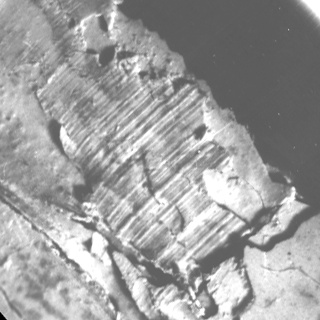
//> input picture media/gst_input.jpg, 320 x 320 px
$ ./anisotropic_image_segmentation   (built with g++ and OpenCV 4)
//> lines starting //> are read from the running program, lines starting //| are printed output that depends on the picture; after the words box and inside, x2 and y2 are one past the last pixel; in counts of white or black regions, pixels touching at a corner belong together
#include <opencv2/imgproc.hpp>
#include <opencv2/imgcodecs.hpp>

#define LOG_TAG     "GST"
#include "utils.h"

using namespace std;
using namespace cv;


void calcGST(const Mat& inputImg, Mat& imgCoherencyOut, Mat& imgOrientationOut, int w);

int main(int argc, char** argv) {
    const int W = 52;
    double chThreshold = 0.43;
    int lowThreshold = 35;
    int highThreshold = 57;

    string ifname = "media/gst_input.jpg";
    Mat input_img = imread(ifname.c_str(), IMREAD_GRAYSCALE);
//> input_img is the input picture: 320 rows x 320 cols, CV_8UC1; min 0, max 255, mean 158.5
    if (input_img.empty()) {
        loge("Cannot read file %s", ifname.c_str());
        exit(1);
    }

    Mat coherency, orient, coherency_bin, orient_bin, image_bin;
    calcGST(input_img, coherency, orient, W);
//> in calcGST, `lambda1 = tmp1 + tmp4;`:
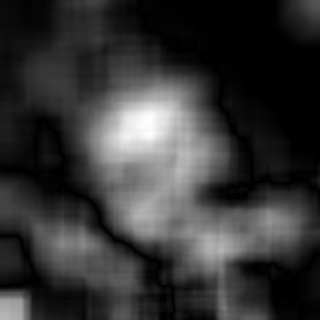
//> lambda1: 320 rows x 320 cols, CV_32FC1; min -10, max 19963.2, mean 4223.9; drawn with min black and max white
//> in calcGST, `lambda2 = tmp1 - tmp4;`:
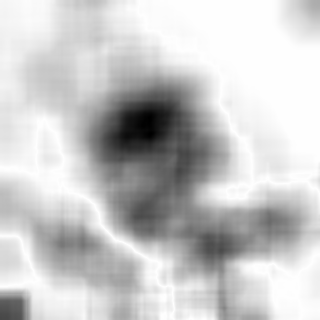
//> lambda2: 320 rows x 320 cols, CV_32FC1; min -19953.2, max 10.1, mean -4222.3; drawn with min black and max white
//> in calcGST, `divide(lambda1 - lambda2, lambda1 + lambda2, imgCoherencyOut);`:
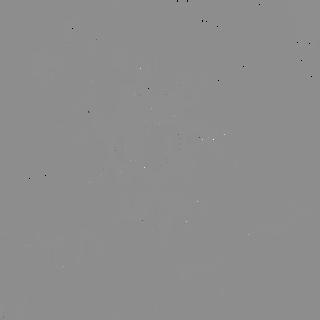
//> imgCoherencyOut: 320 rows x 320 cols, CV_32FC1; 0.02% of the values are NaN or infinite; the others: min -10086507, max 8029218, mean 441.9; drawn with min black, max white, NaN and infinite black
//> in calcGST, `imgOrientationOut *= 0.5;`:
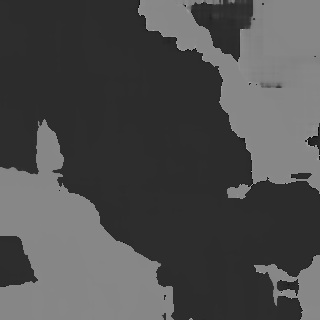
//> imgOrientationOut: 320 rows x 320 cols, CV_32FC1; min 0.0754, max 179.9, mean 78.3
    coherency_bin = coherency > chThreshold;
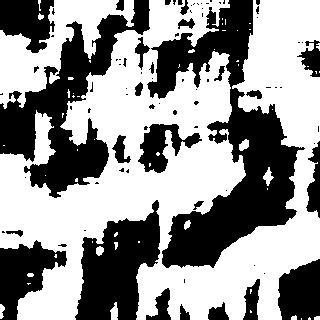
//> coherency_bin: 320 rows x 320 cols, CV_8UC1; 58% white; 84 black regions (57 under 20 px), largest, box (x1, y1, x2, y2) and area: (147, 0, 305, 268) 15151, (0, 0, 150, 198) 9851, (75, 200, 160, 320) 6064
    inRange(orient, Scalar(lowThreshold), Scalar(highThreshold), orient_bin);
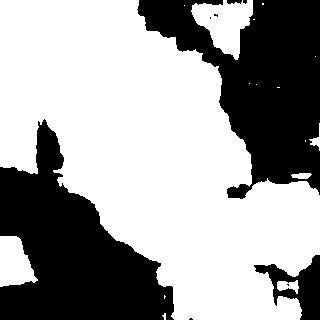
//> orient_bin: 320 rows x 320 cols, CV_8UC1; 62.5% white; 9 black regions (5 under 20 px), largest, box (x1, y1, x2, y2) and area: (0, 119, 174, 320) 18306, (137, 0, 320, 199) 18184, (254, 255, 320, 320) 1828, (227, 0, 242, 4) 47
    image_bin = coherency_bin & orient_bin;
//> image_bin: 320 rows x 320 cols, CV_8UC1; 35.6% white; 51 white regions (37 under 20 px), largest, box (x1, y1, x2, y2) and area: (60, 30, 320, 320) 28895, (0, 0, 135, 109) 5552, (0, 110, 54, 171) 644

    normalize(coherency, coherency, 0, 255, NORM_MINMAX);
//> coherency: 320 rows x 320 cols, CV_32FC1; 0.02% of the values are NaN or infinite; the others: min 0, max 0, mean 0
    normalize(orient, orient, 0, 255, NORM_MINMAX);

    logd("Processing success");
//> (this line was passed over: logd is not available in this run)

    imwrite("result.jpg", 0.5 * (input_img+image_bin));
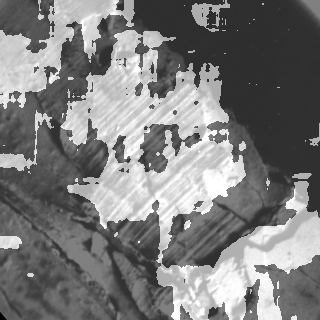
//> saved as result.jpg: 320 rows x 320 cols, CV_8UC1; min 0, max 255, mean 124.6
    imwrite("coherency.jpg", coherency);
    imwrite("orient.jpg", orient);

    return 0;
}

void calcGST(const Mat& inputImg, Mat& imgCoherencyOut, Mat& imgOrientationOut, int w) {
    Mat img;
    inputImg.convertTo(img, CV_32F);

    // GST components calculation (start)
    // J =  (J11 J12; J12 J22) - GST
    Mat dx, dy, dxy, dxx, dyy;
    Sobel(img, dx, CV_32F, 1, 0, 3);
    Sobel(img, dy, CV_32F, 0, 1, 3);
    multiply(dx, dy, dxy);
    multiply(dx, dx, dxx);
    multiply(dy, dy, dyy);

    // J11, J22 and J12 are GST components
    Mat J11, J22, J12;
    boxFilter(dx, J11, CV_32F, Size(w, w));
    boxFilter(dy, J22, CV_32F, Size(w, w));
    boxFilter(dxy, J12, CV_32F, Size(w, w));
    // GST components calculation (stop)

    // eigenvalue calculation (start)
    // lambda1 = J11 + J22 + sqrt((J11-J22)^2 + 4*J12^2)
    // lambda2 = J11 + J22 - sqrt((J11-J22)^2 + 4*J12^2)
    Mat tmp1, tmp2, tmp3, tmp4;
    tmp1 = J11 + J22;
    tmp2 = J11 - J22;
    multiply(tmp2, tmp2, tmp2);
    multiply(J12, J12, tmp3);
    sqrt(tmp2 + 4.0 * tmp3, tmp4);

    Mat lambda1, lambda2;
    lambda1 = tmp1 + tmp4;  // biggest eigenvalue
    lambda2 = tmp1 - tmp4;  // smallest eigenvalue
    // eigenvalue calculation (stop)

    // Coherency calculation (start)
    // Coherency = (lambda1 - lambda2)/(lambda1 + lambda2)) - measure of anisotropism
    // Coherency is anisotropy degree (consistency of local orientation)
    divide(lambda1 - lambda2, lambda1 + lambda2, imgCoherencyOut);
    // Coherency calculation (stop)

    // orientation angle calculation (start)
    // tan(2*Alpha) = 2*J12/(J22 - J11)
    // Alpha = 0.5 atan2(2*J12/(J22 - J11))
    phase(J22 - J11, 2.0 * J12, imgOrientationOut, true);
    imgOrientationOut *= 0.5;
    // orientation angle calculation (stop)
}

$ run again, with media/period_input.jpg copied over media/gst_input.jpg
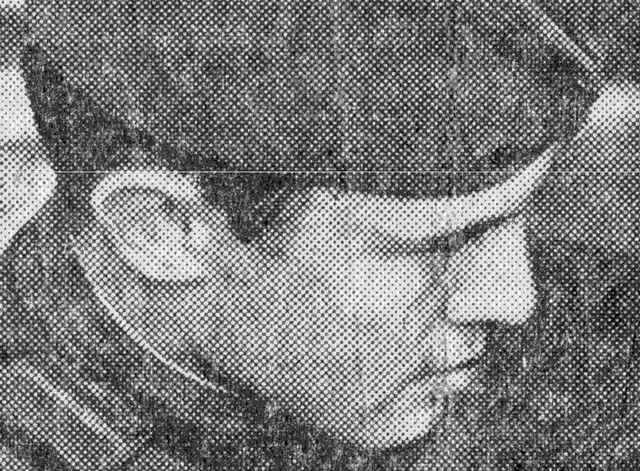
//> input picture media/period_input.jpg, 640 x 471 px
//> input_img is the input picture: 471 rows x 640 cols, CV_8UC1; min 0, max 255, mean 123.6
//> `coherency_bin = coherency > chThreshold;`:
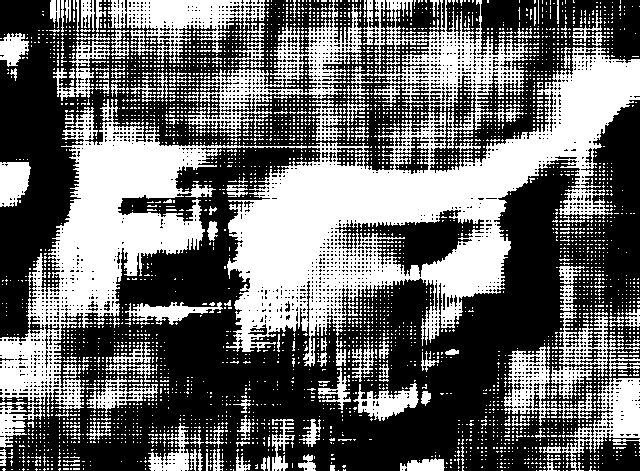
//> coherency_bin: 471 rows x 640 cols, CV_8UC1; 41.9% white; 4263 white regions (4087 under 20 px), largest, box (x1, y1, x2, y2) and area: (226, 47, 640, 367) 44472, (0, 99, 307, 448) 24044, (374, 0, 528, 149) 6368
//> orient_bin: 471 rows x 640 cols, CV_8UC1; 90.6% white; 112 black regions (73 under 20 px), largest, box (x1, y1, x2, y2) and area: (434, 371, 594, 471) 4809, (0, 368, 98, 471) 4451, (100, 79, 198, 171) 3971
//> image_bin: 471 rows x 640 cols, CV_8UC1; 38.9% white; 3909 white regions (3744 under 20 px), largest, box (x1, y1, x2, y2) and area: (226, 47, 640, 367) 43394, (0, 107, 217, 420) 20775, (374, 0, 528, 149) 6106
//> coherency: 471 rows x 640 cols, CV_32FC1; 0% of the values are NaN or infinite; the others: min 0, max 0, mean 0
//> `imwrite("result.jpg", 0.5 * (input_img+image_bin));`:
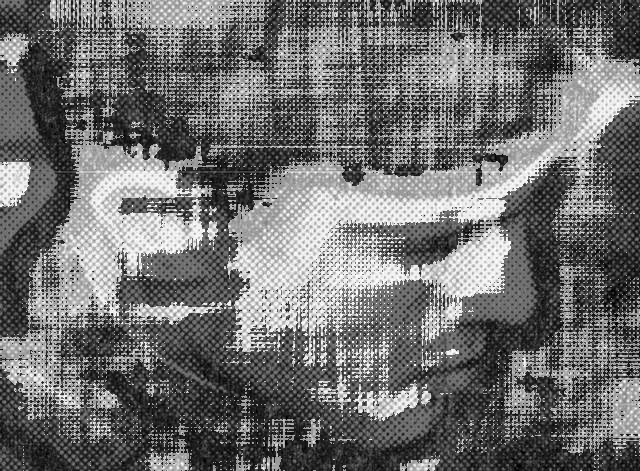
//> saved as result.jpg: 471 rows x 640 cols, CV_8UC1; min 0, max 255, mean 111.4
